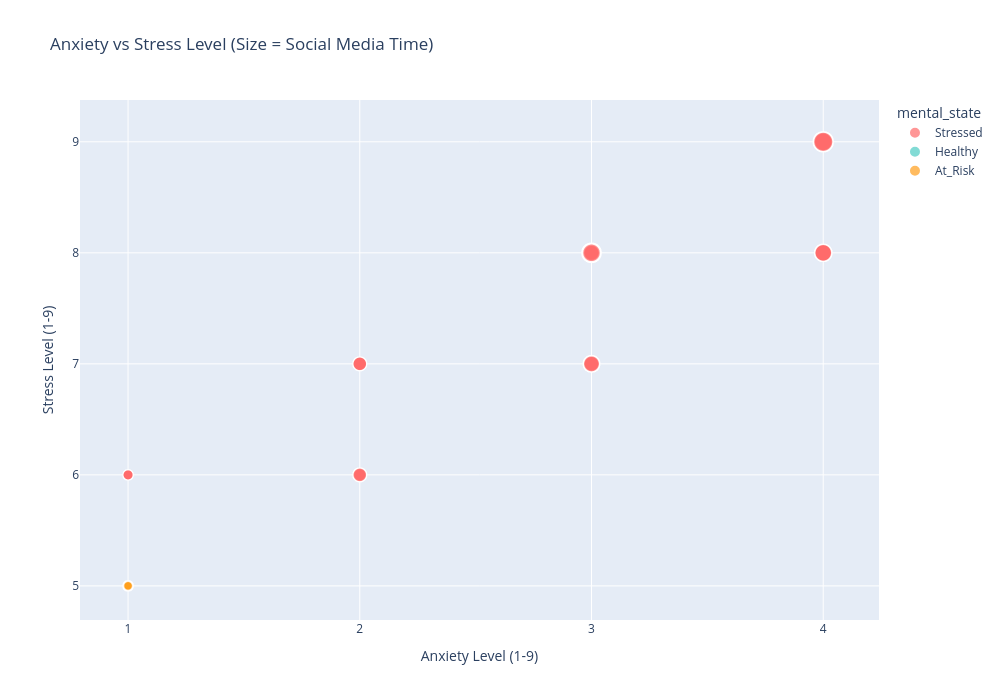

The notebook cell this image was saved under:
### Code cell
# # 9. INTERACTIVE SCATTER PLOT (Anxiety vs Stress, colored by Mental State)

fig = px.scatter(df, 
                 x='anxiety_level', 
                 y='stress_level', 
                 color='mental_state',
                 size='social_media_time_min',
                 hover_data=['age', 'platform', 'sleep_hours'],
                 title='Anxiety vs Stress Level (Size = Social Media Time)',
                 labels={'anxiety_level': 'Anxiety Level (1-9)', 
                         'stress_level': 'Stress Level (1-9)'},
                 color_discrete_map={'Stressed': '#FF6B6B', 
                                     'Healthy': '#4ECDC4', 
                                     'At_Risk': '#FF9F1C'},
                 width=1000,
                 height=700)

fig.update_layout(
    xaxis=dict(tickmode='linear', tick0=1, dtick=1),
    yaxis=dict(tickmode='linear', tick0=1, dtick=1)
)

fig.show()

### Figure 1 — Plotly figure (JSON) as saved in the notebook; plotly's stock layout.template omitted (floating-point values rounded to 4 significant figures; data arrays with more than 128 entries replaced by an {"elided": "..."} marker saying what was removed)
{"data": [{"customdata": {"elided": "4601x3 mixed values"}, "hovertemplate": "mental_state=Stressed<br>Anxiety Level (1-9)=%{x}<br>Stress Level (1-9)=%{y}<br>social_media_time_min=%{marker.size}<br>age=%{customdata[0]}<br>platform=%{customdata[1]}<br>sleep_hours=%{customdata[2]}<extra></extra>", "legendgroup": "Stressed", "marker": {"color": "#FF6B6B", "size": {"elided": "4601 int values"}, "sizemode": "area", "sizeref": 0.845, "symbol": "circle"}, "mode": "markers", "name": "Stressed", "showlegend": true, "type": "scattergl", "x": {"elided": "4601 int values"}, "xaxis": "x", "y": {"elided": "4601 int values"}, "yaxis": "y"}, {"customdata": {"elided": "341x3 mixed values"}, "hovertemplate": "mental_state=Healthy<br>Anxiety Level (1-9)=%{x}<br>Stress Level (1-9)=%{y}<br>social_media_time_min=%{marker.size}<br>age=%{customdata[0]}<br>platform=%{customdata[1]}<br>sleep_hours=%{customdata[2]}<extra></extra>", "legendgroup": "Healthy", "marker": {"color": "#4ECDC4", "size": {"elided": "341 int values"}, "sizemode": "area", "sizeref": 0.845, "symbol": "circle"}, "mode": "markers", "name": "Healthy", "showlegend": true, "type": "scattergl", "x": {"elided": "341 int values"}, "xaxis": "x", "y": {"elided": "341 int values"}, "yaxis": "y"}, {"customdata": {"elided": "58x3 mixed values"}, "hovertemplate": "mental_state=At_Risk<br>Anxiety Level (1-9)=%{x}<br>Stress Level (1-9)=%{y}<br>social_media_time_min=%{marker.size}<br>age=%{customdata[0]}<br>platform=%{customdata[1]}<br>sleep_hours=%{customdata[2]}<extra></extra>", "legendgroup": "At_Risk", "marker": {"color": "#FF9F1C", "size": [64, 61, 86, 63, 64, 85, 64, 62, 85, 86, 89, 86, 65, 89, 62, 64, 88, 65, 61, 88, 66, 64, 64, 88, 63, 61, 85, 62, 62, 64, 64, 89, 60, 88, 84, 89, 61, 64, 65, 64, 64, 60, 62, 86, 65, 89, 65, 84, 66, 61, 61, 61, 64, 89, 64, 87, 84, 64], "sizemode": "area", "sizeref": 0.845, "symbol": "circle"}, "mode": "markers", "name": "At_Risk", "showlegend": true, "type": "scattergl", "x": [1, 1, 1, 1, 1, 1, 1, 1, 1, 1, 1, 1, 1, 1, 1, 1, 1, 1, 1, 1, 1, 1, 1, 1, 1, 1, 1, 1, 1, 1, 1, 1, 1, 1, 1, 1, 1, 1, 1, 1, 1, 1, 1, 1, 1, 1, 1, 1, 1, 1, 1, 1, 1, 1, 1, 1, 1, 1], "xaxis": "x", "y": [5, 5, 5, 5, 5, 5, 5, 5, 5, 5, 5, 5, 5, 5, 5, 5, 5, 5, 5, 5, 5, 5, 5, 5, 5, 5, 5, 5, 5, 5, 5, 5, 5, 5, 5, 5, 5, 5, 5, 5, 5, 5, 5, 5, 5, 5, 5, 5, 5, 5, 5, 5, 5, 5, 5, 5, 5, 5], "yaxis": "y"}], "layout": {"height": 700, "legend": {"itemsizing": "constant", "title": {"text": "mental_state"}, "tracegroupgap": 0}, "title": {"text": "Anxiety vs Stress Level (Size = Social Media Time)"}, "width": 1000, "xaxis": {"anchor": "y", "autorange": true, "domain": [0, 1], "dtick": 1, "range": [0.7923, 4.241], "tick0": 1, "tickmode": "linear", "title": {"text": "Anxiety Level (1-9)"}, "type": "linear"}, "yaxis": {"anchor": "x", "autorange": true, "domain": [0, 1], "dtick": 1, "range": [4.693, 9.377], "tick0": 1, "tickmode": "linear", "title": {"text": "Stress Level (1-9)"}, "type": "linear"}}}
